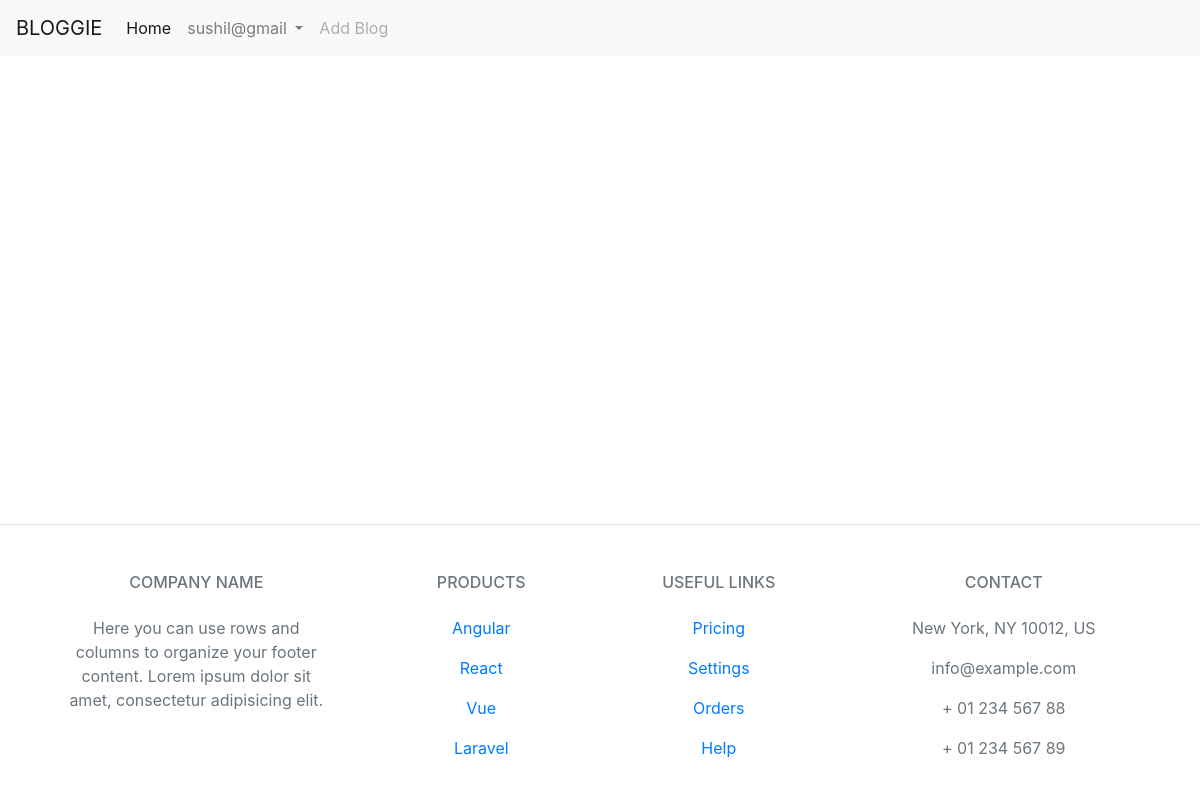
The page / (signed in) on the database as committed earlier.
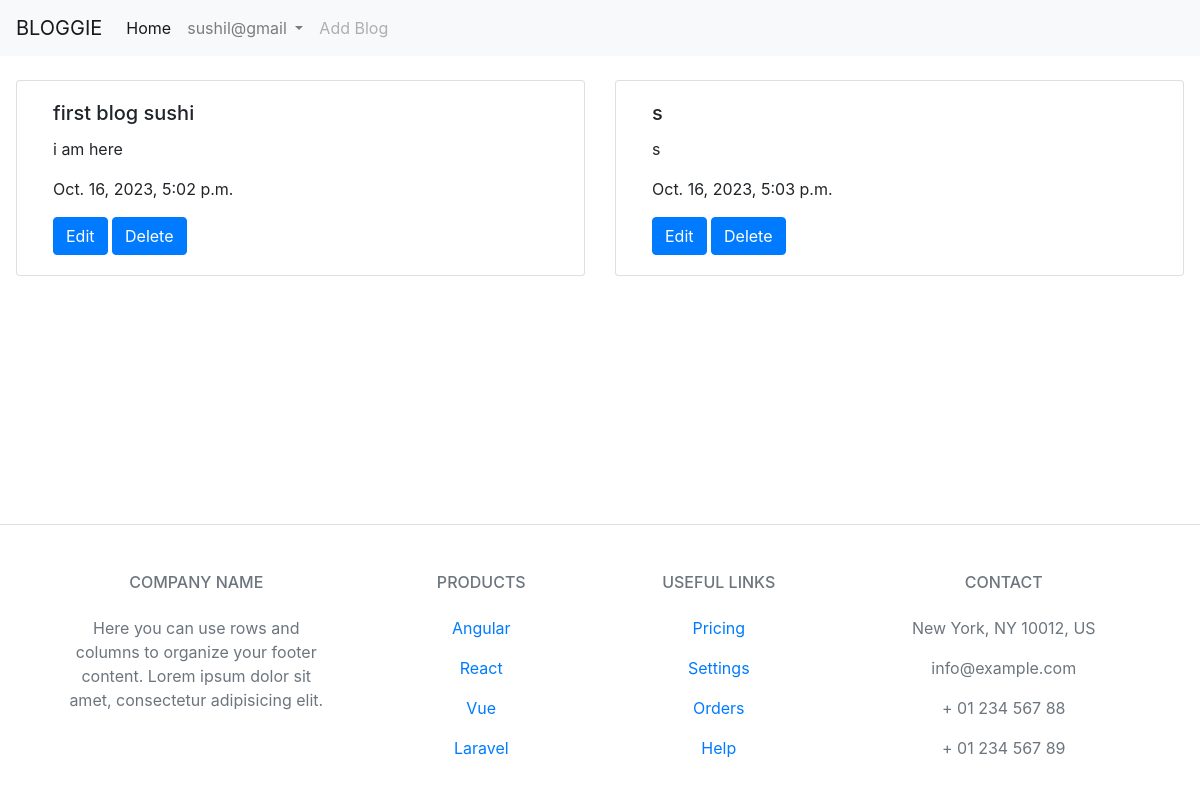
The same page on the database as committed later.
### blogpost/models.py (models this page shows, shortened)
class Blog(models.Model):
    title= models.TextField()
    body=models.TextField()
    author= models.ForeignKey(User, on_delete=models.CASCADE)
    post_date = models.DateTimeField(auto_now_add=True)

### blogpost/views.py (the view)
# urls.py: path('', views.index, name='index'),
def index(request):
    if(request.user.is_authenticated):
        data = models.Blog.objects.filter(author = request.user).all()
        return render(request,'body.html', {"data":data})
    return render(request,'body.html')

### Template/body.html (shortened to what this page needs)
{% extends "base.html" %}
{% block content %}
  {% if user.is_authenticated %}
    <div class="row d-flex justify-content-center px-3 py-4">
      {% for blog in data %}
        <div class="col-sm-6 pl-8">
          <div class="card px-3">
            <div class="card-body">
             <form action="{% url "update" blog.id %}" method="post">
              <h5 class="card-title">{{blog.title}}</h5>
              <p class="card-text">
                {{blog.body}}
              </p>
              <p class="card-text">
                {{blog.post_date}}
              </p>
              <a href={% url "update" blog.id %} class="btn btn-primary">Edit</a>
              <a href={% url "delete" blog.id %} class="btn btn-primary">Delete</a>
            </div>
          </div>
        </div>
      {% endfor %}
    </div>
  {% endif %}
{% endblock %}

### Template/base.html (shortened to what this page needs)
{%load static%}
<!DOCTYPE html>
<html lang="en">
  <head>
    <link
      rel="stylesheet"
      href="https://cdn.jsdelivr.net/npm/bootstrap@4.0.0/dist/css/bootstrap.min.css"
    />
  </head>
  <body>
   {% include "nav_bar.html" %}
     {% block content %} {% endblock %} {%include "footer.html"%}
  </body>
</html>

### Template/nav_bar.html (shortened to what this page needs)
<div>
  <nav class="navbar navbar-expand-lg navbar-light bg-light">
    <a class="navbar-brand" href={% url "index" %}>BLOGGIE</a>
    <div class="collapse navbar-collapse" id="navbarSupportedContent">
      <ul class="navbar-nav mr-auto">
        <li class="nav-item active">
          <a class="nav-link" href={% url "index" %}
            >Home </a
          >
        </li>
        {% if user.is_authenticated %}
        <li class="nav-item dropdown">
          <a
            class="nav-link dropdown-toggle"
            href="#"
            id="navbarDropdown"
            role="button"
            data-toggle="dropdown"
            aria-haspopup="true"
            aria-expanded="false"
          >
            {{ user.username }}
          </a>
        </li>
        <li class="nav-item">
          <a class="nav-link disabled" href={% url "addblog" %}>Add Blog</a>
        </li>
        {% else %}
        <li class="nav-item">
          <a class="nav-link disabled" href="{% url "auth" %}">Login/Signup</a>
        </li>
        {% endif %}
      </ul>
    </div>
  </nav>
</div>

### Template/footer.html (shortened to what this page needs)
<footer class="text-center text-lg-start bg-white text-muted" style="position: fixed; bottom: 0; width: 100%; background-color: white; text-align: center;"
  class="text-center text-lg-start bg-white text-muted"
>
  <section
    class="d-flex justify-content-center justify-content-lg-between p-4 border-bottom"
  >
  </section>
  <section class="">
    <div class="container text-center text-md-start mt-5">
      <div class="row mt-3">
        <div class="col-md-3 col-lg-4 col-xl-3 mx-auto mb-4">
          <h6 class="text-uppercase fw-bold mb-4">
            Company name
          </h6>
          <p>
            Here you can use rows and columns to organize your footer content.
            Lorem ipsum dolor sit amet, consectetur adipisicing elit.
          </p>
        </div>
        <div class="col-md-2 col-lg-2 col-xl-2 mx-auto mb-4">
          <h6 class="text-uppercase fw-bold mb-4">Products</h6>
          <p>
            <a href="#!" class="text-reset">Angular</a>
          </p>
          <p>
            <a href="#!" class="text-reset">React</a>
          </p>
          <p>
            <a href="#!" class="text-reset">Vue</a>
          </p>
          <p>
            <a href="#!" class="text-reset">Laravel</a>
          </p>
        </div>
        <div class="col-md-3 col-lg-2 col-xl-2 mx-auto mb-4">
          <h6 class="text-uppercase fw-bold mb-4">Useful links</h6>
          <p>
            <a href="#!" class="text-reset">Pricing</a>
          </p>
          <p>
            <a href="#!" class="text-reset">Settings</a>
          </p>
          <p>
            <a href="#!" class="text-reset">Orders</a>
          </p>
          <p>
            <a href="#!" class="text-reset">Help</a>
          </p>
        </div>
        <div class="col-md-4 col-lg-3 col-xl-3 mx-auto mb-md-0 mb-4">
          <h6 class="text-uppercase fw-bold mb-4">Contact</h6>
          <p>
             New York, NY 10012,
            US
          </p>
          <p>
            info@example.com
          </p>
          <p>
             + 01 234 567 88
          </p>
          <p>
             + 01 234 567 89
          </p>
        </div>
      </div>
    </div>
  </section>
</footer>

Rows that differ between the two databases and show on the page:
added Blog: title "first blog sushi", body "i am here", post_date "Oct. 16, 2023, 5:02 p.m."
added Blog: title "s", body "s", post_date "Oct. 16, 2023, 5:03 p.m."
